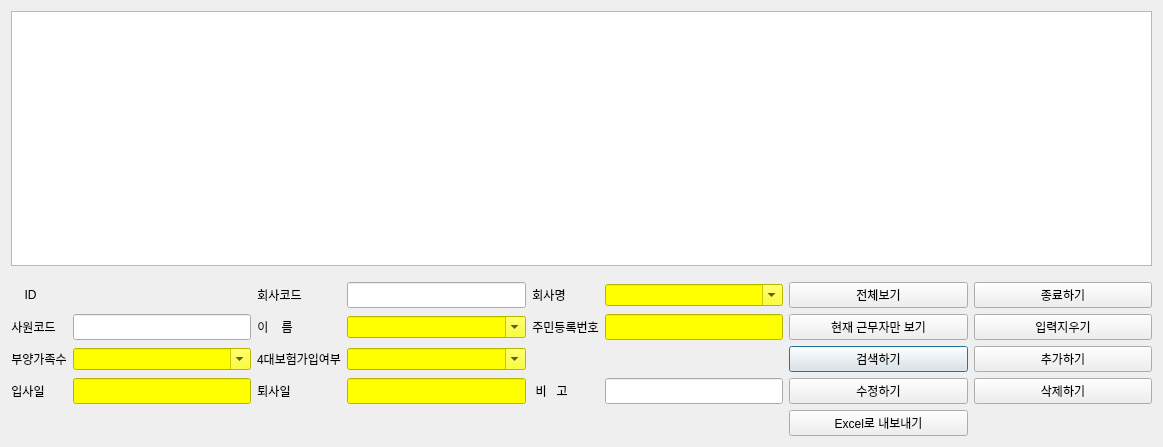
<?xml version="1.0" encoding="UTF-8"?>
<ui version="4.0">
 <class>CalEmployeeInfoDialog</class>
 <widget class="QDialog" name="CalEmployeeInfoDialog">
  <property name="geometry">
   <rect>
    <x>0</x>
    <y>0</y>
    <width>1163</width>
    <height>447</height>
   </rect>
  </property>
  <property name="sizePolicy">
   <sizepolicy hsizetype="Expanding" vsizetype="Expanding">
    <horstretch>0</horstretch>
    <verstretch>0</verstretch>
   </sizepolicy>
  </property>
  <property name="windowTitle">
   <string>직원등록정보</string>
  </property>
  <layout class="QGridLayout" name="gridLayout_2">
   <item row="1" column="0">
    <layout class="QGridLayout" name="gridLayout">
     <item row="1" column="2">
      <spacer name="verticalSpacer">
       <property name="orientation">
        <enum>Qt::Vertical</enum>
       </property>
       <property name="sizeType">
        <enum>QSizePolicy::Fixed</enum>
       </property>
       <property name="sizeHint" stdset="0">
        <size>
         <width>20</width>
         <height>10</height>
        </size>
       </property>
      </spacer>
     </item>
     <item row="4" column="6">
      <widget class="QPushButton" name="pb_employeeinfo_search">
       <property name="sizePolicy">
        <sizepolicy hsizetype="Expanding" vsizetype="Expanding">
         <horstretch>0</horstretch>
         <verstretch>0</verstretch>
        </sizepolicy>
       </property>
       <property name="text">
        <string>검색하기</string>
       </property>
      </widget>
     </item>
     <item row="3" column="1">
      <widget class="QLineEdit" name="entry_employeeinfo_ecode">
       <property name="sizePolicy">
        <sizepolicy hsizetype="Expanding" vsizetype="Expanding">
         <horstretch>0</horstretch>
         <verstretch>0</verstretch>
        </sizepolicy>
       </property>
       <property name="alignment">
        <set>Qt::AlignCenter</set>
       </property>
      </widget>
     </item>
     <item row="3" column="7">
      <widget class="QPushButton" name="pb_employeeinfo_clear">
       <property name="sizePolicy">
        <sizepolicy hsizetype="Expanding" vsizetype="Expanding">
         <horstretch>0</horstretch>
         <verstretch>0</verstretch>
        </sizepolicy>
       </property>
       <property name="text">
        <string>입력지우기</string>
       </property>
      </widget>
     </item>
     <item row="2" column="6">
      <widget class="QPushButton" name="pb_employeeinfo_show">
       <property name="sizePolicy">
        <sizepolicy hsizetype="Expanding" vsizetype="Expanding">
         <horstretch>0</horstretch>
         <verstretch>0</verstretch>
        </sizepolicy>
       </property>
       <property name="text">
        <string>전체보기</string>
       </property>
      </widget>
     </item>
     <item row="2" column="7">
      <widget class="QPushButton" name="pb_employeeinfo_close">
       <property name="sizePolicy">
        <sizepolicy hsizetype="Expanding" vsizetype="Expanding">
         <horstretch>0</horstretch>
         <verstretch>0</verstretch>
        </sizepolicy>
       </property>
       <property name="text">
        <string>종료하기</string>
       </property>
      </widget>
     </item>
     <item row="4" column="7">
      <widget class="QPushButton" name="pb_employeeinfo_insert">
       <property name="sizePolicy">
        <sizepolicy hsizetype="Expanding" vsizetype="Expanding">
         <horstretch>0</horstretch>
         <verstretch>0</verstretch>
        </sizepolicy>
       </property>
       <property name="text">
        <string>추가하기</string>
       </property>
      </widget>
     </item>
     <item row="2" column="4">
      <widget class="QLabel" name="label_4">
       <property name="sizePolicy">
        <sizepolicy hsizetype="Fixed" vsizetype="Fixed">
         <horstretch>0</horstretch>
         <verstretch>0</verstretch>
        </sizepolicy>
       </property>
       <property name="text">
        <string>회사명</string>
       </property>
       <property name="alignment">
        <set>Qt::AlignCenter</set>
       </property>
      </widget>
     </item>
     <item row="2" column="3">
      <widget class="QLineEdit" name="entry_employeeinfo_ccode">
       <property name="sizePolicy">
        <sizepolicy hsizetype="Expanding" vsizetype="Expanding">
         <horstretch>0</horstretch>
         <verstretch>0</verstretch>
        </sizepolicy>
       </property>
       <property name="alignment">
        <set>Qt::AlignCenter</set>
       </property>
      </widget>
     </item>
     <item row="2" column="1">
      <widget class="QLabel" name="lbl_employeeinfo_id">
       <property name="sizePolicy">
        <sizepolicy hsizetype="Expanding" vsizetype="Expanding">
         <horstretch>0</horstretch>
         <verstretch>0</verstretch>
        </sizepolicy>
       </property>
       <property name="text">
        <string/>
       </property>
       <property name="alignment">
        <set>Qt::AlignCenter</set>
       </property>
      </widget>
     </item>
     <item row="3" column="0">
      <widget class="QLabel" name="label_10">
       <property name="sizePolicy">
        <sizepolicy hsizetype="Fixed" vsizetype="Fixed">
         <horstretch>0</horstretch>
         <verstretch>0</verstretch>
        </sizepolicy>
       </property>
       <property name="text">
        <string>사원코드</string>
       </property>
       <property name="alignment">
        <set>Qt::AlignCenter</set>
       </property>
      </widget>
     </item>
     <item row="4" column="2">
      <widget class="QLabel" name="label_5">
       <property name="sizePolicy">
        <sizepolicy hsizetype="Fixed" vsizetype="Fixed">
         <horstretch>0</horstretch>
         <verstretch>0</verstretch>
        </sizepolicy>
       </property>
       <property name="text">
        <string>4대보험가입여부</string>
       </property>
       <property name="alignment">
        <set>Qt::AlignCenter</set>
       </property>
      </widget>
     </item>
     <item row="2" column="0">
      <widget class="QLabel" name="label">
       <property name="sizePolicy">
        <sizepolicy hsizetype="Fixed" vsizetype="Fixed">
         <horstretch>0</horstretch>
         <verstretch>0</verstretch>
        </sizepolicy>
       </property>
       <property name="text">
        <string>    ID</string>
       </property>
       <property name="alignment">
        <set>Qt::AlignCenter</set>
       </property>
      </widget>
     </item>
     <item row="2" column="2">
      <widget class="QLabel" name="label_3">
       <property name="sizePolicy">
        <sizepolicy hsizetype="Fixed" vsizetype="Fixed">
         <horstretch>0</horstretch>
         <verstretch>0</verstretch>
        </sizepolicy>
       </property>
       <property name="text">
        <string>회사코드</string>
       </property>
       <property name="alignment">
        <set>Qt::AlignCenter</set>
       </property>
      </widget>
     </item>
     <item row="3" column="6">
      <widget class="QPushButton" name="pb_employeeinfo_show_current">
       <property name="sizePolicy">
        <sizepolicy hsizetype="Expanding" vsizetype="Expanding">
         <horstretch>0</horstretch>
         <verstretch>0</verstretch>
        </sizepolicy>
       </property>
       <property name="text">
        <string>현재 근무자만 보기</string>
       </property>
      </widget>
     </item>
     <item row="5" column="6">
      <widget class="QPushButton" name="pb_employeeinfo_update">
       <property name="sizePolicy">
        <sizepolicy hsizetype="Expanding" vsizetype="Expanding">
         <horstretch>0</horstretch>
         <verstretch>0</verstretch>
        </sizepolicy>
       </property>
       <property name="text">
        <string>수정하기</string>
       </property>
      </widget>
     </item>
     <item row="5" column="7">
      <widget class="QPushButton" name="pb_employeeinfo_delete">
       <property name="sizePolicy">
        <sizepolicy hsizetype="Expanding" vsizetype="Expanding">
         <horstretch>0</horstretch>
         <verstretch>0</verstretch>
        </sizepolicy>
       </property>
       <property name="text">
        <string>삭제하기</string>
       </property>
      </widget>
     </item>
     <item row="7" column="6">
      <widget class="QPushButton" name="pb_employeeinfo_excel_export">
       <property name="sizePolicy">
        <sizepolicy hsizetype="Expanding" vsizetype="Expanding">
         <horstretch>0</horstretch>
         <verstretch>0</verstretch>
        </sizepolicy>
       </property>
       <property name="text">
        <string>Excel로 내보내기</string>
       </property>
      </widget>
     </item>
     <item row="0" column="0" colspan="8">
      <widget class="QTableView" name="tv_employeeinfo">
       <property name="sizePolicy">
        <sizepolicy hsizetype="Expanding" vsizetype="Expanding">
         <horstretch>0</horstretch>
         <verstretch>1</verstretch>
        </sizepolicy>
       </property>
      </widget>
     </item>
     <item row="2" column="5">
      <widget class="QComboBox" name="cb_employeeinfo_cname">
       <property name="sizePolicy">
        <sizepolicy hsizetype="Expanding" vsizetype="Fixed">
         <horstretch>0</horstretch>
         <verstretch>0</verstretch>
        </sizepolicy>
       </property>
       <property name="styleSheet">
        <string notr="true">background-color: rgb(255, 255, 0);</string>
       </property>
       <property name="editable">
        <bool>true</bool>
       </property>
      </widget>
     </item>
     <item row="3" column="2">
      <widget class="QLabel" name="label_8">
       <property name="sizePolicy">
        <sizepolicy hsizetype="Fixed" vsizetype="Fixed">
         <horstretch>0</horstretch>
         <verstretch>0</verstretch>
        </sizepolicy>
       </property>
       <property name="text">
        <string>이    름</string>
       </property>
       <property name="alignment">
        <set>Qt::AlignCenter</set>
       </property>
      </widget>
     </item>
     <item row="3" column="3">
      <widget class="QComboBox" name="cb_employeeinfo_ename">
       <property name="sizePolicy">
        <sizepolicy hsizetype="Expanding" vsizetype="Fixed">
         <horstretch>0</horstretch>
         <verstretch>0</verstretch>
        </sizepolicy>
       </property>
       <property name="styleSheet">
        <string notr="true">background-color: rgb(255, 255, 0);</string>
       </property>
       <property name="editable">
        <bool>true</bool>
       </property>
      </widget>
     </item>
     <item row="3" column="4">
      <widget class="QLabel" name="label_9">
       <property name="sizePolicy">
        <sizepolicy hsizetype="Fixed" vsizetype="Fixed">
         <horstretch>0</horstretch>
         <verstretch>0</verstretch>
        </sizepolicy>
       </property>
       <property name="text">
        <string>주민등록번호</string>
       </property>
       <property name="alignment">
        <set>Qt::AlignCenter</set>
       </property>
      </widget>
     </item>
     <item row="3" column="5">
      <widget class="QLineEdit" name="entry_employeeinfo_regid">
       <property name="sizePolicy">
        <sizepolicy hsizetype="Expanding" vsizetype="Expanding">
         <horstretch>0</horstretch>
         <verstretch>0</verstretch>
        </sizepolicy>
       </property>
       <property name="styleSheet">
        <string notr="true">background-color: rgb(255, 255, 0);</string>
       </property>
       <property name="alignment">
        <set>Qt::AlignCenter</set>
       </property>
      </widget>
     </item>
     <item row="4" column="0">
      <widget class="QLabel" name="label_11">
       <property name="sizePolicy">
        <sizepolicy hsizetype="Fixed" vsizetype="Fixed">
         <horstretch>0</horstretch>
         <verstretch>0</verstretch>
        </sizepolicy>
       </property>
       <property name="text">
        <string>부양가족수</string>
       </property>
       <property name="alignment">
        <set>Qt::AlignCenter</set>
       </property>
      </widget>
     </item>
     <item row="4" column="1">
      <widget class="QComboBox" name="cb_employeeinfo_familyno">
       <property name="sizePolicy">
        <sizepolicy hsizetype="Expanding" vsizetype="Fixed">
         <horstretch>0</horstretch>
         <verstretch>0</verstretch>
        </sizepolicy>
       </property>
       <property name="styleSheet">
        <string notr="true">background-color: rgb(255, 255, 0);</string>
       </property>
       <property name="editable">
        <bool>true</bool>
       </property>
      </widget>
     </item>
     <item row="4" column="3">
      <widget class="QComboBox" name="cb_employeeinfo_regpension">
       <property name="sizePolicy">
        <sizepolicy hsizetype="Expanding" vsizetype="Fixed">
         <horstretch>0</horstretch>
         <verstretch>0</verstretch>
        </sizepolicy>
       </property>
       <property name="styleSheet">
        <string notr="true">background-color: rgb(255, 255, 0);</string>
       </property>
       <property name="editable">
        <bool>true</bool>
       </property>
      </widget>
     </item>
     <item row="5" column="0">
      <widget class="QLabel" name="label_12">
       <property name="sizePolicy">
        <sizepolicy hsizetype="Fixed" vsizetype="Fixed">
         <horstretch>0</horstretch>
         <verstretch>0</verstretch>
        </sizepolicy>
       </property>
       <property name="text">
        <string>입사일</string>
       </property>
       <property name="alignment">
        <set>Qt::AlignCenter</set>
       </property>
      </widget>
     </item>
     <item row="5" column="1">
      <widget class="QLineEdit" name="entry_employeeinfo_joindt">
       <property name="sizePolicy">
        <sizepolicy hsizetype="Expanding" vsizetype="Expanding">
         <horstretch>0</horstretch>
         <verstretch>0</verstretch>
        </sizepolicy>
       </property>
       <property name="styleSheet">
        <string notr="true">background-color: rgb(255, 255, 0);</string>
       </property>
       <property name="alignment">
        <set>Qt::AlignCenter</set>
       </property>
      </widget>
     </item>
     <item row="5" column="2">
      <widget class="QLabel" name="label_13">
       <property name="sizePolicy">
        <sizepolicy hsizetype="Fixed" vsizetype="Fixed">
         <horstretch>0</horstretch>
         <verstretch>0</verstretch>
        </sizepolicy>
       </property>
       <property name="text">
        <string>퇴사일</string>
       </property>
       <property name="alignment">
        <set>Qt::AlignCenter</set>
       </property>
      </widget>
     </item>
     <item row="5" column="4">
      <widget class="QLabel" name="label_7">
       <property name="sizePolicy">
        <sizepolicy hsizetype="Fixed" vsizetype="Fixed">
         <horstretch>0</horstretch>
         <verstretch>0</verstretch>
        </sizepolicy>
       </property>
       <property name="text">
        <string> 비   고</string>
       </property>
       <property name="alignment">
        <set>Qt::AlignCenter</set>
       </property>
      </widget>
     </item>
     <item row="5" column="5">
      <widget class="QLineEdit" name="entry_employeeinfo_remark">
       <property name="sizePolicy">
        <sizepolicy hsizetype="Expanding" vsizetype="Expanding">
         <horstretch>0</horstretch>
         <verstretch>0</verstretch>
        </sizepolicy>
       </property>
       <property name="alignment">
        <set>Qt::AlignLeading|Qt::AlignLeft|Qt::AlignVCenter</set>
       </property>
      </widget>
     </item>
     <item row="5" column="3">
      <widget class="QLineEdit" name="entry_employeeinfo_exitdt">
       <property name="sizePolicy">
        <sizepolicy hsizetype="Expanding" vsizetype="Expanding">
         <horstretch>0</horstretch>
         <verstretch>0</verstretch>
        </sizepolicy>
       </property>
       <property name="styleSheet">
        <string notr="true">background-color: rgb(255, 255, 0);</string>
       </property>
       <property name="alignment">
        <set>Qt::AlignCenter</set>
       </property>
      </widget>
     </item>
    </layout>
   </item>
  </layout>
 </widget>
 <resources/>
 <connections/>
</ui>
